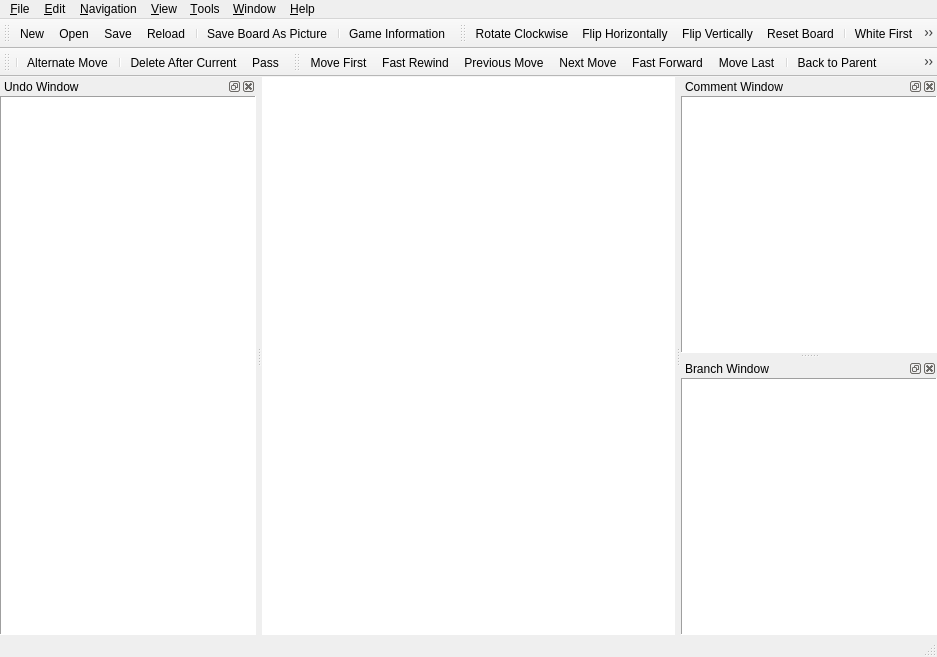
<?xml version="1.0" encoding="UTF-8"?>
<ui version="4.0">
 <class>MainWindow</class>
 <widget class="QMainWindow" name="MainWindow">
  <property name="geometry">
   <rect>
    <x>0</x>
    <y>0</y>
    <width>937</width>
    <height>657</height>
   </rect>
  </property>
  <property name="sizePolicy">
   <sizepolicy hsizetype="Minimum" vsizetype="Preferred">
    <horstretch>0</horstretch>
    <verstretch>0</verstretch>
   </sizepolicy>
  </property>
  <property name="acceptDrops">
   <bool>true</bool>
  </property>
  <property name="windowTitle">
   <string>mugo</string>
  </property>
  <property name="windowIcon">
   <iconset>
    <normaloff>:/pics/mugo.png</normaloff>:/pics/mugo.png</iconset>
  </property>
  <widget class="QWidget" name="centralWidget">
   <property name="styleSheet">
    <string>background-color: rgb(255, 255, 255);</string>
   </property>
   <layout class="QHBoxLayout" name="horizontalLayout_3">
    <property name="margin">
     <number>0</number>
    </property>
    <item>
     <widget class="BoardWidget" name="boardWidget" native="true"/>
    </item>
   </layout>
  </widget>
  <widget class="QMenuBar" name="menuBar">
   <property name="geometry">
    <rect>
     <x>0</x>
     <y>0</y>
     <width>937</width>
     <height>24</height>
    </rect>
   </property>
   <widget class="QMenu" name="menuFile">
    <property name="title">
     <string>&amp;File</string>
    </property>
    <widget class="QMenu" name="menuRecentFiles">
     <property name="title">
      <string>Recent Files</string>
     </property>
    </widget>
    <addaction name="actionNew"/>
    <addaction name="actionOpen"/>
    <addaction name="actionOpenURL"/>
    <addaction name="actionReload"/>
    <addaction name="separator"/>
    <addaction name="actionSave"/>
    <addaction name="actionSaveAs"/>
    <addaction name="actionSaveBoardAsPicture"/>
    <addaction name="actionExportAsciiToClipboard"/>
    <addaction name="separator"/>
    <addaction name="actionPrint"/>
    <addaction name="separator"/>
    <addaction name="menuRecentFiles"/>
    <addaction name="separator"/>
    <addaction name="actionExit"/>
   </widget>
   <widget class="QMenu" name="menuEdit">
    <property name="title">
     <string>&amp;Edit</string>
    </property>
    <widget class="QMenu" name="menuStoneMarkers">
     <property name="title">
      <string>Stone &amp;&amp; &amp;Markers</string>
     </property>
     <addaction name="actionAddBlackStone"/>
     <addaction name="actionAddWhiteStone"/>
     <addaction name="actionAddEmpty"/>
     <addaction name="separator"/>
     <addaction name="actionAddLabel"/>
     <addaction name="actionAddLabelManually"/>
     <addaction name="actionAddCircle"/>
     <addaction name="actionAddCross"/>
     <addaction name="actionAddSquare"/>
     <addaction name="actionAddTriangle"/>
     <addaction name="actionDeleteMarker"/>
    </widget>
    <widget class="QMenu" name="menuEncoding">
     <property name="title">
      <string>&amp;Encoding</string>
     </property>
     <addaction name="actionEncodingUTF8"/>
     <addaction name="separator"/>
     <addaction name="actionISO8859_1"/>
     <addaction name="actionISO8859_15"/>
     <addaction name="actionWindows_1252"/>
     <addaction name="actionISO8859_14"/>
     <addaction name="actionISO8859_7"/>
     <addaction name="actionWindows_1253"/>
     <addaction name="actionISO8859_10"/>
     <addaction name="actionISO8859_3"/>
     <addaction name="separator"/>
     <addaction name="actionISO8859_4"/>
     <addaction name="actionISO8859_13"/>
     <addaction name="actionWindows_1257"/>
     <addaction name="actionISO8859_2"/>
     <addaction name="actionWindows_1250"/>
     <addaction name="actionISO8859_5"/>
     <addaction name="actionWindows_1251"/>
     <addaction name="actionKoi8_R"/>
     <addaction name="actionKoi8_U"/>
     <addaction name="actionISO8859_16"/>
     <addaction name="separator"/>
     <addaction name="actionISO8859_11"/>
     <addaction name="actionISO8859_9"/>
     <addaction name="actionWindows_1254"/>
     <addaction name="actionWindows_1258"/>
     <addaction name="separator"/>
     <addaction name="actionISO8859_6"/>
     <addaction name="actionWindows_1256"/>
     <addaction name="actionWindows_1255"/>
     <addaction name="actionISO8859_8"/>
     <addaction name="separator"/>
     <addaction name="actionEncodingGB2312"/>
     <addaction name="actionEncodingBig5"/>
     <addaction name="separator"/>
     <addaction name="actionEncodingKorean"/>
     <addaction name="separator"/>
     <addaction name="actionEncodingEucJP"/>
     <addaction name="actionEncodingJIS"/>
     <addaction name="actionEncodingShiftJIS"/>
    </widget>
    <widget class="QMenu" name="menuAnnotation">
     <property name="title">
      <string>&amp;Annotation</string>
     </property>
     <addaction name="actionGoodMove"/>
     <addaction name="actionVeryGoodMove"/>
     <addaction name="actionBadMove"/>
     <addaction name="actionVeryBadMove"/>
     <addaction name="actionDoubtfulMove"/>
     <addaction name="actionInterestingMove"/>
     <addaction name="separator"/>
     <addaction name="actionEven"/>
     <addaction name="actionGoodForBlack"/>
     <addaction name="actionVeryGoodForBlack"/>
     <addaction name="actionGoodForWhite"/>
     <addaction name="actionVeryGoodForWhite"/>
     <addaction name="actionUnclear"/>
     <addaction name="separator"/>
     <addaction name="actionHotspot"/>
    </widget>
    <widget class="QMenu" name="menuEditMoveNumber">
     <property name="title">
      <string>Move &amp;Number</string>
     </property>
     <addaction name="actionSetMoveNumber"/>
     <addaction name="actionUnsetMoveNumber"/>
    </widget>
    <addaction name="separator"/>
    <addaction name="actionCopySGFtoClipboard"/>
    <addaction name="actionCopyCurrentSGFtoClipboard"/>
    <addaction name="actionPasteSGFfromClipboard"/>
    <addaction name="actionPasteSGFasBranchfromClipboard"/>
    <addaction name="separator"/>
    <addaction name="actionGameInformation"/>
    <addaction name="separator"/>
    <addaction name="actionDeleteAfterCurrent"/>
    <addaction name="actionDeleteOnlyCurrent"/>
    <addaction name="actionPass"/>
    <addaction name="separator"/>
    <addaction name="actionAlternateMove"/>
    <addaction name="menuStoneMarkers"/>
    <addaction name="menuAnnotation"/>
    <addaction name="menuEditMoveNumber"/>
    <addaction name="actionEditNodeName"/>
    <addaction name="separator"/>
    <addaction name="actionWhiteFirst"/>
    <addaction name="separator"/>
    <addaction name="actionRotateSgfClockwise"/>
    <addaction name="actionFlipSgfHorizontally"/>
    <addaction name="actionFlipSgfVertically"/>
    <addaction name="separator"/>
    <addaction name="menuEncoding"/>
   </widget>
   <widget class="QMenu" name="menuNavigation">
    <property name="title">
     <string>&amp;Navigation</string>
    </property>
    <addaction name="actionMoveFirst"/>
    <addaction name="actionFastRewind"/>
    <addaction name="actionPreviousMove"/>
    <addaction name="actionNextMove"/>
    <addaction name="actionFastForward"/>
    <addaction name="actionMoveLast"/>
    <addaction name="separator"/>
    <addaction name="actionBackToParent"/>
    <addaction name="actionPreviousBranch"/>
    <addaction name="actionNextBranch"/>
    <addaction name="separator"/>
    <addaction name="actionJumpToMoveNumber"/>
    <addaction name="actionJumpToClicked"/>
   </widget>
   <widget class="QMenu" name="menuView">
    <property name="title">
     <string>&amp;View</string>
    </property>
    <widget class="QMenu" name="menuShowMoveNumber">
     <property name="title">
      <string>Move Number</string>
     </property>
     <property name="icon">
      <iconset>
       <normaloff>:/res/showmovenumber.png</normaloff>:/res/showmovenumber.png</iconset>
     </property>
     <addaction name="actionShowMoveNumber"/>
     <addaction name="separator"/>
     <addaction name="actionNoMoveNumber"/>
     <addaction name="actionLast1Move"/>
     <addaction name="actionLast2Moves"/>
     <addaction name="actionLast5Moves"/>
     <addaction name="actionLast10Moves"/>
     <addaction name="actionLast20Moves"/>
     <addaction name="actionLast50Moves"/>
     <addaction name="actionAllMoves"/>
    </widget>
    <addaction name="menuShowMoveNumber"/>
    <addaction name="separator"/>
    <addaction name="actionShowCoordinate"/>
    <addaction name="actionShowCoordinateI"/>
    <addaction name="actionShowMarker"/>
    <addaction name="actionShowBranchMoves"/>
    <addaction name="actionBranchMode"/>
    <addaction name="actionRotateBoardClockwise"/>
    <addaction name="actionFlipBoardHorizontally"/>
    <addaction name="actionFlipBoardVertically"/>
    <addaction name="actionResetBoard"/>
   </widget>
   <widget class="QMenu" name="menuTools">
    <property name="title">
     <string>&amp;Tools</string>
    </property>
    <widget class="QMenu" name="menuLanguage">
     <property name="title">
      <string>&amp;Language</string>
     </property>
     <addaction name="actionLanguageSystemDefault"/>
     <addaction name="actionLanguageEnglish"/>
     <addaction name="actionLanguageJapanese"/>
    </widget>
    <addaction name="actionCountTerritory"/>
    <addaction name="actionPlayWithGnugo"/>
    <addaction name="separator"/>
    <addaction name="actionTutorBossSides"/>
    <addaction name="actionTutorOneSide"/>
    <addaction name="separator"/>
    <addaction name="actionPlaySound"/>
    <addaction name="separator"/>
    <addaction name="action19x19Board"/>
    <addaction name="action13x13Board"/>
    <addaction name="action9x9Board"/>
    <addaction name="actionCustomBoardSize"/>
    <addaction name="separator"/>
    <addaction name="menuLanguage"/>
    <addaction name="actionOptions"/>
   </widget>
   <widget class="QMenu" name="menuHelp">
    <property name="title">
     <string>&amp;Help</string>
    </property>
    <addaction name="actionAbout"/>
    <addaction name="actionAboutQT"/>
   </widget>
   <widget class="QMenu" name="menuWindow">
    <property name="title">
     <string>&amp;Window</string>
    </property>
    <widget class="QMenu" name="menuToolbars">
     <property name="title">
      <string>Toolbars</string>
     </property>
    </widget>
    <addaction name="menuToolbars"/>
   </widget>
   <addaction name="menuFile"/>
   <addaction name="menuEdit"/>
   <addaction name="menuNavigation"/>
   <addaction name="menuView"/>
   <addaction name="menuTools"/>
   <addaction name="menuWindow"/>
   <addaction name="menuHelp"/>
  </widget>
  <widget class="QToolBar" name="mainToolBar">
   <property name="windowTitle">
    <string>Main Toolbar</string>
   </property>
   <property name="iconSize">
    <size>
     <width>18</width>
     <height>18</height>
    </size>
   </property>
   <attribute name="toolBarArea">
    <enum>TopToolBarArea</enum>
   </attribute>
   <attribute name="toolBarBreak">
    <bool>false</bool>
   </attribute>
   <addaction name="actionNew"/>
   <addaction name="actionOpen"/>
   <addaction name="actionSave"/>
   <addaction name="actionReload"/>
   <addaction name="separator"/>
   <addaction name="actionSaveBoardAsPicture"/>
   <addaction name="separator"/>
   <addaction name="actionGameInformation"/>
  </widget>
  <widget class="QToolBar" name="optionToolBar">
   <property name="windowTitle">
    <string>Option Toolbar</string>
   </property>
   <property name="iconSize">
    <size>
     <width>18</width>
     <height>18</height>
    </size>
   </property>
   <attribute name="toolBarArea">
    <enum>TopToolBarArea</enum>
   </attribute>
   <attribute name="toolBarBreak">
    <bool>false</bool>
   </attribute>
   <addaction name="actionRotateBoardClockwise"/>
   <addaction name="actionFlipBoardHorizontally"/>
   <addaction name="actionFlipBoardVertically"/>
   <addaction name="actionResetBoard"/>
   <addaction name="separator"/>
   <addaction name="actionWhiteFirst"/>
   <addaction name="separator"/>
   <addaction name="actionBranchMode"/>
  </widget>
  <widget class="QToolBar" name="editToolBar">
   <property name="windowTitle">
    <string>Edit Toolbar</string>
   </property>
   <property name="iconSize">
    <size>
     <width>18</width>
     <height>18</height>
    </size>
   </property>
   <attribute name="toolBarArea">
    <enum>TopToolBarArea</enum>
   </attribute>
   <attribute name="toolBarBreak">
    <bool>true</bool>
   </attribute>
   <addaction name="separator"/>
   <addaction name="actionAlternateMove"/>
   <addaction name="separator"/>
   <addaction name="actionDeleteAfterCurrent"/>
   <addaction name="actionPass"/>
  </widget>
  <widget class="QToolBar" name="navigationToolBar">
   <property name="windowTitle">
    <string>Navigation Toolbar</string>
   </property>
   <property name="iconSize">
    <size>
     <width>18</width>
     <height>18</height>
    </size>
   </property>
   <attribute name="toolBarArea">
    <enum>TopToolBarArea</enum>
   </attribute>
   <attribute name="toolBarBreak">
    <bool>false</bool>
   </attribute>
   <addaction name="actionMoveFirst"/>
   <addaction name="actionFastRewind"/>
   <addaction name="actionPreviousMove"/>
   <addaction name="actionNextMove"/>
   <addaction name="actionFastForward"/>
   <addaction name="actionMoveLast"/>
   <addaction name="separator"/>
   <addaction name="actionBackToParent"/>
   <addaction name="actionPreviousBranch"/>
   <addaction name="actionNextBranch"/>
   <addaction name="separator"/>
   <addaction name="actionJumpToMoveNumber"/>
   <addaction name="actionJumpToClicked"/>
  </widget>
  <widget class="QStatusBar" name="statusBar"/>
  <widget class="QDockWidget" name="commentDockWidget">
   <property name="windowTitle">
    <string>Comment Window</string>
   </property>
   <attribute name="dockWidgetArea">
    <number>2</number>
   </attribute>
   <widget class="QWidget" name="commentDockWidgetContents">
    <layout class="QHBoxLayout" name="horizontalLayout">
     <property name="margin">
      <number>0</number>
     </property>
     <item>
      <widget class="QPlainTextEdit" name="commentWidget">
       <property name="frameShape">
        <enum>QFrame::Panel</enum>
       </property>
      </widget>
     </item>
    </layout>
   </widget>
  </widget>
  <widget class="QDockWidget" name="branchDockWidget">
   <property name="windowTitle">
    <string>Branch Window</string>
   </property>
   <attribute name="dockWidgetArea">
    <number>2</number>
   </attribute>
   <widget class="QWidget" name="branchDockWidgetContents">
    <layout class="QHBoxLayout" name="horizontalLayout_4">
     <property name="margin">
      <number>0</number>
     </property>
     <item>
      <widget class="QTreeWidget" name="branchWidget">
       <property name="frameShape">
        <enum>QFrame::Panel</enum>
       </property>
       <property name="indentation">
        <number>15</number>
       </property>
       <property name="columnCount">
        <number>1</number>
       </property>
       <attribute name="headerVisible">
        <bool>false</bool>
       </attribute>
       <column>
        <property name="text">
         <string>1</string>
        </property>
       </column>
      </widget>
     </item>
    </layout>
   </widget>
  </widget>
  <widget class="QDockWidget" name="undoDockWidget">
   <property name="sizePolicy">
    <sizepolicy hsizetype="Preferred" vsizetype="Preferred">
     <horstretch>0</horstretch>
     <verstretch>0</verstretch>
    </sizepolicy>
   </property>
   <property name="floating">
    <bool>false</bool>
   </property>
   <property name="windowTitle">
    <string>Undo Window</string>
   </property>
   <attribute name="dockWidgetArea">
    <number>1</number>
   </attribute>
   <widget class="QWidget" name="dockWidgetContents">
    <layout class="QHBoxLayout" name="horizontalLayout_2">
     <property name="margin">
      <number>0</number>
     </property>
     <item>
      <widget class="QUndoView" name="undoView">
       <property name="frameShape">
        <enum>QFrame::Panel</enum>
       </property>
      </widget>
     </item>
    </layout>
   </widget>
  </widget>
  <action name="actionNew">
   <property name="icon">
    <iconset>
     <normaloff>:/res/filenew.png</normaloff>:/res/filenew.png</iconset>
   </property>
   <property name="text">
    <string>&amp;New</string>
   </property>
  </action>
  <action name="actionOpen">
   <property name="icon">
    <iconset>
     <normaloff>:/res/fileopen.png</normaloff>:/res/fileopen.png</iconset>
   </property>
   <property name="text">
    <string>&amp;Open...</string>
   </property>
  </action>
  <action name="actionOpenURL">
   <property name="text">
    <string>Open &amp;URL...</string>
   </property>
  </action>
  <action name="actionReload">
   <property name="icon">
    <iconset>
     <normaloff>:/res/reload.png</normaloff>:/res/reload.png</iconset>
   </property>
   <property name="text">
    <string>&amp;Reload</string>
   </property>
  </action>
  <action name="actionSave">
   <property name="icon">
    <iconset>
     <normaloff>:/res/filesave.png</normaloff>:/res/filesave.png</iconset>
   </property>
   <property name="text">
    <string>&amp;Save</string>
   </property>
  </action>
  <action name="actionSaveAs">
   <property name="text">
    <string>Save &amp;As...</string>
   </property>
  </action>
  <action name="actionSaveBoardAsPicture">
   <property name="icon">
    <iconset>
     <normaloff>:/res/saveimage.png</normaloff>:/res/saveimage.png</iconset>
   </property>
   <property name="text">
    <string>Save &amp;Board As Picture</string>
   </property>
  </action>
  <action name="actionExit">
   <property name="text">
    <string>E&amp;xit</string>
   </property>
  </action>
  <action name="actionCopySGFtoClipboard">
   <property name="text">
    <string>Copy SGF to Clipboard</string>
   </property>
  </action>
  <action name="actionCopyCurrentSGFtoClipboard">
   <property name="text">
    <string>Copy Current SGF to Clipboard</string>
   </property>
  </action>
  <action name="actionPasteSGFfromClipboard">
   <property name="text">
    <string>Paste SGF from Clipboard</string>
   </property>
  </action>
  <action name="actionPasteSGFasBranchfromClipboard">
   <property name="text">
    <string>Paste SGF as Branch from Clipboard</string>
   </property>
  </action>
  <action name="actionGameInformation">
   <property name="icon">
    <iconset>
     <normaloff>:/res/gameinfo.png</normaloff>:/res/gameinfo.png</iconset>
   </property>
   <property name="text">
    <string>Game &amp;Information</string>
   </property>
  </action>
  <action name="actionDeleteAfterCurrent">
   <property name="icon">
    <iconset>
     <normaloff>:/res/remove.png</normaloff>:/res/remove.png</iconset>
   </property>
   <property name="text">
    <string>&amp;Delete After Current</string>
   </property>
  </action>
  <action name="actionPass">
   <property name="icon">
    <iconset>
     <normaloff>:/res/pass.png</normaloff>:/res/pass.png</iconset>
   </property>
   <property name="text">
    <string>&amp;Pass</string>
   </property>
  </action>
  <action name="actionEditNodeName">
   <property name="text">
    <string>Edit Node Name</string>
   </property>
  </action>
  <action name="actionAlternateMove">
   <property name="checkable">
    <bool>true</bool>
   </property>
   <property name="icon">
    <iconset>
     <normaloff>:/res/movealternate.png</normaloff>:/res/movealternate.png</iconset>
   </property>
   <property name="text">
    <string>Alternate Move</string>
   </property>
  </action>
  <action name="actionAddBlackStone">
   <property name="checkable">
    <bool>true</bool>
   </property>
   <property name="icon">
    <iconset>
     <normaloff>:/res/black_64.png</normaloff>:/res/black_64.png</iconset>
   </property>
   <property name="text">
    <string>Add Black Stone</string>
   </property>
  </action>
  <action name="actionAddWhiteStone">
   <property name="checkable">
    <bool>true</bool>
   </property>
   <property name="icon">
    <iconset>
     <normaloff>:/res/white_64.png</normaloff>:/res/white_64.png</iconset>
   </property>
   <property name="text">
    <string>Add White Stone</string>
   </property>
  </action>
  <action name="actionAddEmpty">
   <property name="checkable">
    <bool>true</bool>
   </property>
   <property name="icon">
    <iconset>
     <normaloff>:/res/empty.png</normaloff>:/res/empty.png</iconset>
   </property>
   <property name="text">
    <string>Add Empty</string>
   </property>
  </action>
  <action name="actionAddLabel">
   <property name="checkable">
    <bool>true</bool>
   </property>
   <property name="icon">
    <iconset>
     <normaloff>:/res/text.png</normaloff>:/res/text.png</iconset>
   </property>
   <property name="text">
    <string>Add Label</string>
   </property>
  </action>
  <action name="actionAddCircle">
   <property name="checkable">
    <bool>true</bool>
   </property>
   <property name="icon">
    <iconset>
     <normaloff>:/res/circle.png</normaloff>:/res/circle.png</iconset>
   </property>
   <property name="text">
    <string>Add Circle</string>
   </property>
  </action>
  <action name="actionAddCross">
   <property name="checkable">
    <bool>true</bool>
   </property>
   <property name="icon">
    <iconset>
     <normaloff>:/res/cross.png</normaloff>:/res/cross.png</iconset>
   </property>
   <property name="text">
    <string>Add Cross</string>
   </property>
  </action>
  <action name="actionAddSquare">
   <property name="checkable">
    <bool>true</bool>
   </property>
   <property name="icon">
    <iconset>
     <normaloff>:/res/square.png</normaloff>:/res/square.png</iconset>
   </property>
   <property name="text">
    <string>Add Square</string>
   </property>
  </action>
  <action name="actionAddTriangle">
   <property name="checkable">
    <bool>true</bool>
   </property>
   <property name="icon">
    <iconset>
     <normaloff>:/res/triangle.png</normaloff>:/res/triangle.png</iconset>
   </property>
   <property name="text">
    <string>Add Triangle</string>
   </property>
  </action>
  <action name="actionDeleteMarker">
   <property name="checkable">
    <bool>true</bool>
   </property>
   <property name="icon">
    <iconset>
     <normaloff>:/res/rubbereraser.png</normaloff>:/res/rubbereraser.png</iconset>
   </property>
   <property name="text">
    <string>Delete Marker</string>
   </property>
  </action>
  <action name="actionGoodMove">
   <property name="checkable">
    <bool>true</bool>
   </property>
   <property name="text">
    <string>Good Move</string>
   </property>
  </action>
  <action name="actionVeryGoodMove">
   <property name="checkable">
    <bool>true</bool>
   </property>
   <property name="text">
    <string>Very Good Move</string>
   </property>
  </action>
  <action name="actionBadMove">
   <property name="checkable">
    <bool>true</bool>
   </property>
   <property name="text">
    <string>Bad Move</string>
   </property>
  </action>
  <action name="actionVeryBadMove">
   <property name="checkable">
    <bool>true</bool>
   </property>
   <property name="text">
    <string>Very Bad Move</string>
   </property>
  </action>
  <action name="actionDoubtfulMove">
   <property name="checkable">
    <bool>true</bool>
   </property>
   <property name="text">
    <string>Doubtful Move</string>
   </property>
  </action>
  <action name="actionEven">
   <property name="checkable">
    <bool>true</bool>
   </property>
   <property name="text">
    <string>Even</string>
   </property>
  </action>
  <action name="actionGoodForBlack">
   <property name="checkable">
    <bool>true</bool>
   </property>
   <property name="text">
    <string>Good for Black</string>
   </property>
  </action>
  <action name="actionVeryGoodForBlack">
   <property name="checkable">
    <bool>true</bool>
   </property>
   <property name="text">
    <string>Very Good for Black</string>
   </property>
  </action>
  <action name="actionGoodForWhite">
   <property name="checkable">
    <bool>true</bool>
   </property>
   <property name="text">
    <string>Good for White</string>
   </property>
  </action>
  <action name="actionVeryGoodForWhite">
   <property name="checkable">
    <bool>true</bool>
   </property>
   <property name="text">
    <string>Very Good for White</string>
   </property>
  </action>
  <action name="actionUnclear">
   <property name="checkable">
    <bool>true</bool>
   </property>
   <property name="text">
    <string>Unclear</string>
   </property>
  </action>
  <action name="actionHotspot">
   <property name="checkable">
    <bool>true</bool>
   </property>
   <property name="text">
    <string>Hotspot</string>
   </property>
  </action>
  <action name="actionInterestingMove">
   <property name="checkable">
    <bool>true</bool>
   </property>
   <property name="text">
    <string>Interesting Move</string>
   </property>
  </action>
  <action name="actionRotateSgfClockwise">
   <property name="icon">
    <iconset>
     <normaloff>:/res/rotateright.png</normaloff>:/res/rotateright.png</iconset>
   </property>
   <property name="text">
    <string>Rotate SGF &amp;Clockwise</string>
   </property>
  </action>
  <action name="actionFlipSgfHorizontally">
   <property name="icon">
    <iconset>
     <normaloff>:/res/fliphorizontally.png</normaloff>:/res/fliphorizontally.png</iconset>
   </property>
   <property name="text">
    <string>Flip SGF &amp;Horizontally</string>
   </property>
  </action>
  <action name="actionFlipSgfVertically">
   <property name="icon">
    <iconset>
     <normaloff>:/res/flipvertically.png</normaloff>:/res/flipvertically.png</iconset>
   </property>
   <property name="text">
    <string>Flip SGF &amp;Vertically</string>
   </property>
  </action>
  <action name="actionJumpToMoveNumber">
   <property name="icon">
    <iconset>
     <normaloff>:/res/jumptonumber.png</normaloff>:/res/jumptonumber.png</iconset>
   </property>
   <property name="text">
    <string>Jump To Move Number</string>
   </property>
  </action>
  <action name="actionJumpToClicked">
   <property name="checkable">
    <bool>true</bool>
   </property>
   <property name="icon">
    <iconset>
     <normaloff>:/res/jumptoclicked.png</normaloff>:/res/jumptoclicked.png</iconset>
   </property>
   <property name="text">
    <string>Jump To Clicked</string>
   </property>
  </action>
  <action name="actionSetMoveNumber">
   <property name="text">
    <string>Set Move Number</string>
   </property>
  </action>
  <action name="actionUnsetMoveNumber">
   <property name="text">
    <string>Unset Move Number</string>
   </property>
  </action>
  <action name="actionWhiteFirst">
   <property name="checkable">
    <bool>true</bool>
   </property>
   <property name="icon">
    <iconset>
     <normaloff>:/res/whitefirst.png</normaloff>:/res/whitefirst.png</iconset>
   </property>
   <property name="text">
    <string>&amp;White First</string>
   </property>
  </action>
  <action name="actionEncodingUTF8">
   <property name="checkable">
    <bool>true</bool>
   </property>
   <property name="checked">
    <bool>true</bool>
   </property>
   <property name="text">
    <string>UTF-8</string>
   </property>
  </action>
  <action name="actionEncodingShiftJIS">
   <property name="checkable">
    <bool>true</bool>
   </property>
   <property name="text">
    <string>Japanese (Shift_JIS)</string>
   </property>
  </action>
  <action name="actionEncodingJIS">
   <property name="checkable">
    <bool>true</bool>
   </property>
   <property name="text">
    <string>Japanese (JIS)</string>
   </property>
  </action>
  <action name="actionEncodingEucJP">
   <property name="checkable">
    <bool>true</bool>
   </property>
   <property name="text">
    <string>Japanese (EUC)</string>
   </property>
  </action>
  <action name="actionEncodingKorean">
   <property name="checkable">
    <bool>true</bool>
   </property>
   <property name="text">
    <string>Korean (EUC-KR)</string>
   </property>
  </action>
  <action name="actionKoi8_R">
   <property name="checkable">
    <bool>true</bool>
   </property>
   <property name="text">
    <string>Cyrillic (KOI8-R)</string>
   </property>
  </action>
  <action name="actionKoi8_U">
   <property name="checkable">
    <bool>true</bool>
   </property>
   <property name="text">
    <string>Cyrillic/Ukrainian (KOI8-U)</string>
   </property>
  </action>
  <action name="actionWindows_1250">
   <property name="checkable">
    <bool>true</bool>
   </property>
   <property name="text">
    <string>Central European (Windows-1250)</string>
   </property>
  </action>
  <action name="actionWindows_1251">
   <property name="checkable">
    <bool>true</bool>
   </property>
   <property name="text">
    <string>Cyrillic (Windows-1251)</string>
   </property>
  </action>
  <action name="actionWindows_1252">
   <property name="checkable">
    <bool>true</bool>
   </property>
   <property name="text">
    <string>Western (Windows-1252)</string>
   </property>
  </action>
  <action name="actionWindows_1253">
   <property name="checkable">
    <bool>true</bool>
   </property>
   <property name="text">
    <string>Greek (Windows-1253)</string>
   </property>
  </action>
  <action name="actionWindows_1254">
   <property name="checkable">
    <bool>true</bool>
   </property>
   <property name="text">
    <string>Turkish (Windows-1254)</string>
   </property>
  </action>
  <action name="actionWindows_1255">
   <property name="checkable">
    <bool>true</bool>
   </property>
   <property name="text">
    <string>Hebrew (Windows-1255)</string>
   </property>
  </action>
  <action name="actionWindows_1256">
   <property name="checkable">
    <bool>true</bool>
   </property>
   <property name="text">
    <string>Arabic (Windows-1256)</string>
   </property>
  </action>
  <action name="actionWindows_1257">
   <property name="checkable">
    <bool>true</bool>
   </property>
   <property name="text">
    <string>Baltic (Windows-1257)</string>
   </property>
  </action>
  <action name="actionWindows_1258">
   <property name="checkable">
    <bool>true</bool>
   </property>
   <property name="text">
    <string>Vietnamese (Windows-1258)</string>
   </property>
  </action>
  <action name="actionISO8859_1">
   <property name="checkable">
    <bool>true</bool>
   </property>
   <property name="text">
    <string>Western (ISO-8859-1)</string>
   </property>
  </action>
  <action name="actionISO8859_2">
   <property name="checkable">
    <bool>true</bool>
   </property>
   <property name="text">
    <string>Central European (ISO-8859-2)</string>
   </property>
  </action>
  <action name="actionISO8859_3">
   <property name="checkable">
    <bool>true</bool>
   </property>
   <property name="text">
    <string>South European (ISO-8859-3)</string>
   </property>
  </action>
  <action name="actionISO8859_4">
   <property name="checkable">
    <bool>true</bool>
   </property>
   <property name="text">
    <string>Baltic (ISO-8859-4)</string>
   </property>
  </action>
  <action name="actionISO8859_5">
   <property name="checkable">
    <bool>true</bool>
   </property>
   <property name="text">
    <string>Cyrillic (ISO-8859-5)</string>
   </property>
  </action>
  <action name="actionISO8859_6">
   <property name="checkable">
    <bool>true</bool>
   </property>
   <property name="text">
    <string>Arabic (ISO-8859-6)</string>
   </property>
  </action>
  <action name="actionISO8859_7">
   <property name="checkable">
    <bool>true</bool>
   </property>
   <property name="text">
    <string>Greek (ISO-8859-7)</string>
   </property>
  </action>
  <action name="actionISO8859_8">
   <property name="checkable">
    <bool>true</bool>
   </property>
   <property name="text">
    <string>Hebrew Visual (ISO-8859-8)</string>
   </property>
  </action>
  <action name="actionISO8859_9">
   <property name="checkable">
    <bool>true</bool>
   </property>
   <property name="text">
    <string>Turkish (ISO-8859-9)</string>
   </property>
  </action>
  <action name="actionISO8859_10">
   <property name="checkable">
    <bool>true</bool>
   </property>
   <property name="text">
    <string>Nordic (ISO-8859-10)</string>
   </property>
  </action>
  <action name="actionISO8859_11">
   <property name="checkable">
    <bool>true</bool>
   </property>
   <property name="text">
    <string>Thai (ISO-8859-11)</string>
   </property>
  </action>
  <action name="actionISO8859_13">
   <property name="checkable">
    <bool>true</bool>
   </property>
   <property name="text">
    <string>Baltic (ISO-8859-13)</string>
   </property>
  </action>
  <action name="actionISO8859_14">
   <property name="checkable">
    <bool>true</bool>
   </property>
   <property name="text">
    <string>Celtic (ISO-8859-14)</string>
   </property>
  </action>
  <action name="actionISO8859_15">
   <property name="checkable">
    <bool>true</bool>
   </property>
   <property name="text">
    <string>Western (ISO-8859-15)</string>
   </property>
  </action>
  <action name="actionISO8859_16">
   <property name="checkable">
    <bool>true</bool>
   </property>
   <property name="text">
    <string>Romanian (ISO-8859-16)</string>
   </property>
  </action>
  <action name="actionEncodingGB2312">
   <property name="checkable">
    <bool>true</bool>
   </property>
   <property name="text">
    <string>Chinese Simplified (GB2312)</string>
   </property>
  </action>
  <action name="actionEncodingBig5">
   <property name="checkable">
    <bool>true</bool>
   </property>
   <property name="text">
    <string>Chinese Traditional (Big5)</string>
   </property>
  </action>
  <action name="actionMoveFirst">
   <property name="icon">
    <iconset>
     <normaloff>:/res/firstmove.png</normaloff>:/res/firstmove.png</iconset>
   </property>
   <property name="text">
    <string>Move First</string>
   </property>
  </action>
  <action name="actionFastRewind">
   <property name="icon">
    <iconset>
     <normaloff>:/res/fastrewind.png</normaloff>:/res/fastrewind.png</iconset>
   </property>
   <property name="text">
    <string>Fast Rewind</string>
   </property>
  </action>
  <action name="actionPreviousMove">
   <property name="icon">
    <iconset>
     <normaloff>:/res/prevmove.png</normaloff>:/res/prevmove.png</iconset>
   </property>
   <property name="text">
    <string>Previous Move</string>
   </property>
  </action>
  <action name="actionNextMove">
   <property name="icon">
    <iconset>
     <normaloff>:/res/nextmove.png</normaloff>:/res/nextmove.png</iconset>
   </property>
   <property name="text">
    <string>Next Move</string>
   </property>
  </action>
  <action name="actionFastForward">
   <property name="icon">
    <iconset>
     <normaloff>:/res/fastforward.png</normaloff>:/res/fastforward.png</iconset>
   </property>
   <property name="text">
    <string>Fast Forward</string>
   </property>
  </action>
  <action name="actionMoveLast">
   <property name="icon">
    <iconset>
     <normaloff>:/res/lastmove.png</normaloff>:/res/lastmove.png</iconset>
   </property>
   <property name="text">
    <string>Move Last</string>
   </property>
  </action>
  <action name="actionBackToParent">
   <property name="icon">
    <iconset>
     <normaloff>:/res/backparent.png</normaloff>:/res/backparent.png</iconset>
   </property>
   <property name="text">
    <string>Back to Parent</string>
   </property>
  </action>
  <action name="actionPreviousBranch">
   <property name="icon">
    <iconset>
     <normaloff>:/res/prevbranch.png</normaloff>:/res/prevbranch.png</iconset>
   </property>
   <property name="text">
    <string>Previous Branch</string>
   </property>
  </action>
  <action name="actionNextBranch">
   <property name="icon">
    <iconset>
     <normaloff>:/res/nextbranch.png</normaloff>:/res/nextbranch.png</iconset>
   </property>
   <property name="text">
    <string>Next Branch</string>
   </property>
  </action>
  <action name="actionShowMoveNumber">
   <property name="checkable">
    <bool>true</bool>
   </property>
   <property name="icon">
    <iconset>
     <normaloff>:/res/showmovenumber.png</normaloff>:/res/showmovenumber.png</iconset>
   </property>
   <property name="text">
    <string>Show Move Number</string>
   </property>
  </action>
  <action name="actionNoMoveNumber">
   <property name="checkable">
    <bool>true</bool>
   </property>
   <property name="text">
    <string>No Move Number</string>
   </property>
  </action>
  <action name="actionLast1Move">
   <property name="checkable">
    <bool>true</bool>
   </property>
   <property name="text">
    <string>Last 1 Move</string>
   </property>
  </action>
  <action name="actionLast2Moves">
   <property name="checkable">
    <bool>true</bool>
   </property>
   <property name="text">
    <string>Last 2 Moves</string>
   </property>
  </action>
  <action name="actionLast5Moves">
   <property name="checkable">
    <bool>true</bool>
   </property>
   <property name="text">
    <string>Last 5 Moves</string>
   </property>
  </action>
  <action name="actionLast10Moves">
   <property name="checkable">
    <bool>true</bool>
   </property>
   <property name="text">
    <string>Last 10 Moves</string>
   </property>
  </action>
  <action name="actionLast20Moves">
   <property name="checkable">
    <bool>true</bool>
   </property>
   <property name="text">
    <string>Last 20 Moves</string>
   </property>
  </action>
  <action name="actionLast50Moves">
   <property name="checkable">
    <bool>true</bool>
   </property>
   <property name="text">
    <string>Last 50 Moves</string>
   </property>
  </action>
  <action name="actionAllMoves">
   <property name="checkable">
    <bool>true</bool>
   </property>
   <property name="text">
    <string>All Moves</string>
   </property>
  </action>
  <action name="actionShowCoordinate">
   <property name="checkable">
    <bool>true</bool>
   </property>
   <property name="checked">
    <bool>true</bool>
   </property>
   <property name="text">
    <string>Show Coordinate</string>
   </property>
  </action>
  <action name="actionShowCoordinateI">
   <property name="checkable">
    <bool>true</bool>
   </property>
   <property name="text">
    <string>Show Coordinate With &amp;I</string>
   </property>
  </action>
  <action name="actionShowMarker">
   <property name="checkable">
    <bool>true</bool>
   </property>
   <property name="checked">
    <bool>true</bool>
   </property>
   <property name="text">
    <string>Show Marker</string>
   </property>
  </action>
  <action name="actionShowBranchMoves">
   <property name="checkable">
    <bool>true</bool>
   </property>
   <property name="checked">
    <bool>true</bool>
   </property>
   <property name="text">
    <string>Show Branch Moves</string>
   </property>
  </action>
  <action name="actionBranchMode">
   <property name="checkable">
    <bool>true</bool>
   </property>
   <property name="icon">
    <iconset>
     <normaloff>:/res/branchmode.png</normaloff>:/res/branchmode.png</iconset>
   </property>
   <property name="text">
    <string>&amp;Branch Mode</string>
   </property>
  </action>
  <action name="actionRotateBoardClockwise">
   <property name="checkable">
    <bool>true</bool>
   </property>
   <property name="icon">
    <iconset>
     <normaloff>:/res/rotateright.png</normaloff>:/res/rotateright.png</iconset>
   </property>
   <property name="text">
    <string>Rotate &amp;Clockwise</string>
   </property>
  </action>
  <action name="actionFlipBoardHorizontally">
   <property name="checkable">
    <bool>true</bool>
   </property>
   <property name="icon">
    <iconset>
     <normaloff>:/res/fliphorizontally.png</normaloff>:/res/fliphorizontally.png</iconset>
   </property>
   <property name="text">
    <string>Flip &amp;Horizontally</string>
   </property>
  </action>
  <action name="actionFlipBoardVertically">
   <property name="checkable">
    <bool>true</bool>
   </property>
   <property name="icon">
    <iconset>
     <normaloff>:/res/flipvertically.png</normaloff>:/res/flipvertically.png</iconset>
   </property>
   <property name="text">
    <string>Flip &amp;Vertically</string>
   </property>
  </action>
  <action name="actionResetBoard">
   <property name="icon">
    <iconset>
     <normaloff>:/res/resetboard.png</normaloff>:/res/resetboard.png</iconset>
   </property>
   <property name="text">
    <string>&amp;Reset Board</string>
   </property>
  </action>
  <action name="actionCountTerritory">
   <property name="checkable">
    <bool>true</bool>
   </property>
   <property name="text">
    <string>&amp;Count Territory</string>
   </property>
  </action>
  <action name="actionPlayWithGnugo">
   <property name="checkable">
    <bool>true</bool>
   </property>
   <property name="text">
    <string>Play with gnugo</string>
   </property>
  </action>
  <action name="actionTutorBossSides">
   <property name="checkable">
    <bool>true</bool>
   </property>
   <property name="text">
    <string>Tutor Boss Sides</string>
   </property>
  </action>
  <action name="actionTutorOneSide">
   <property name="checkable">
    <bool>true</bool>
   </property>
   <property name="text">
    <string>Tutor One Side</string>
   </property>
  </action>
  <action name="actionPlaySound">
   <property name="checkable">
    <bool>true</bool>
   </property>
   <property name="icon">
    <iconset>
     <normaloff>:/res/sound.png</normaloff>:/res/sound.png</iconset>
   </property>
   <property name="text">
    <string>Play &amp;Sound</string>
   </property>
  </action>
  <action name="action19x19Board">
   <property name="text">
    <string>19 x 19 Board</string>
   </property>
  </action>
  <action name="action13x13Board">
   <property name="text">
    <string>13 x 13 Board</string>
   </property>
  </action>
  <action name="action9x9Board">
   <property name="text">
    <string>9 x 9 Board</string>
   </property>
  </action>
  <action name="actionCustomBoardSize">
   <property name="text">
    <string>Custom Board Size</string>
   </property>
  </action>
  <action name="actionLanguageSystemDefault">
   <property name="checkable">
    <bool>true</bool>
   </property>
   <property name="text">
    <string>System Default</string>
   </property>
  </action>
  <action name="actionLanguageEnglish">
   <property name="checkable">
    <bool>true</bool>
   </property>
   <property name="text">
    <string>English</string>
   </property>
  </action>
  <action name="actionLanguageJapanese">
   <property name="checkable">
    <bool>true</bool>
   </property>
   <property name="text">
    <string>Japanese</string>
   </property>
  </action>
  <action name="actionOptions">
   <property name="icon">
    <iconset>
     <normaloff>:/res/options.png</normaloff>:/res/options.png</iconset>
   </property>
   <property name="text">
    <string>&amp;Options...</string>
   </property>
  </action>
  <action name="actionMainToolbar">
   <property name="checkable">
    <bool>true</bool>
   </property>
   <property name="checked">
    <bool>true</bool>
   </property>
   <property name="text">
    <string>Main Toolbar</string>
   </property>
  </action>
  <action name="actionOptionToolbar">
   <property name="checkable">
    <bool>true</bool>
   </property>
   <property name="checked">
    <bool>true</bool>
   </property>
   <property name="text">
    <string>Option Toolbar</string>
   </property>
  </action>
  <action name="actionEditToolbar">
   <property name="checkable">
    <bool>true</bool>
   </property>
   <property name="checked">
    <bool>true</bool>
   </property>
   <property name="text">
    <string>Edit Toolbar</string>
   </property>
  </action>
  <action name="actionNavigationToolbar">
   <property name="checkable">
    <bool>true</bool>
   </property>
   <property name="checked">
    <bool>true</bool>
   </property>
   <property name="text">
    <string>Navigation Toolbar</string>
   </property>
  </action>
  <action name="actionAbout">
   <property name="icon">
    <iconset>
     <normaloff>:/pics/mugo.png</normaloff>:/pics/mugo.png</iconset>
   </property>
   <property name="text">
    <string>&amp;About...</string>
   </property>
  </action>
  <action name="actionAboutQT">
   <property name="icon">
    <iconset>
     <normaloff>:/res/qt.png</normaloff>:/res/qt.png</iconset>
   </property>
   <property name="text">
    <string>About Qt...</string>
   </property>
  </action>
  <action name="actionExportAsciiToClipboard">
   <property name="text">
    <string>Export Ascii to &amp;Clipboard</string>
   </property>
  </action>
  <action name="actionDeleteOnlyCurrent">
   <property name="icon">
    <iconset>
     <normaloff>:/res/removeself.png</normaloff>:/res/removeself.png</iconset>
   </property>
   <property name="text">
    <string>Delete Only Current</string>
   </property>
  </action>
  <action name="actionPrint">
   <property name="text">
    <string>&amp;Print</string>
   </property>
  </action>
  <action name="actionAddLabelManually">
   <property name="checkable">
    <bool>true</bool>
   </property>
   <property name="icon">
    <iconset>
     <normaloff>:/res/text2.png</normaloff>:/res/text2.png</iconset>
   </property>
   <property name="text">
    <string>Add Label Manually</string>
   </property>
  </action>
 </widget>
 <layoutdefault spacing="6" margin="11"/>
 <customwidgets>
  <customwidget>
   <class>BoardWidget</class>
   <extends>QWidget</extends>
   <header>boardwidget.h</header>
   <container>1</container>
  </customwidget>
  <customwidget>
   <class>QUndoView</class>
   <extends>QListView</extends>
   <header location="global">qundoview.h</header>
  </customwidget>
 </customwidgets>
 <tabstops>
  <tabstop>branchWidget</tabstop>
  <tabstop>commentWidget</tabstop>
  <tabstop>undoView</tabstop>
 </tabstops>
 <resources/>
 <connections/>
</ui>
